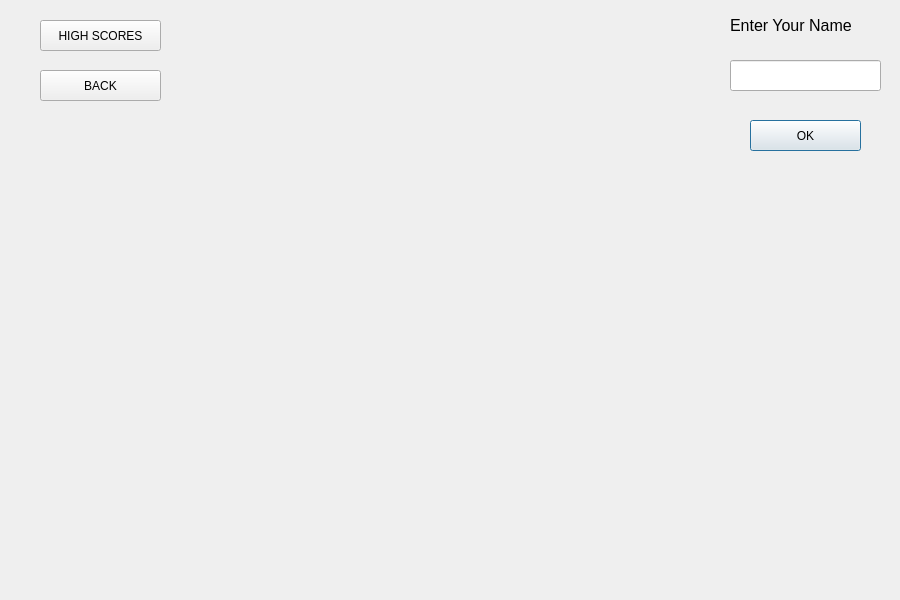
<?xml version="1.0" encoding="UTF-8"?>
<ui version="4.0">
 <class>Dialog4</class>
 <widget class="QDialog" name="Dialog4">
  <property name="geometry">
   <rect>
    <x>0</x>
    <y>0</y>
    <width>900</width>
    <height>600</height>
   </rect>
  </property>
  <property name="windowTitle">
   <string>Dialog</string>
  </property>
  <widget class="QPushButton" name="pushButton">
   <property name="geometry">
    <rect>
     <x>750</x>
     <y>120</y>
     <width>111</width>
     <height>31</height>
    </rect>
   </property>
   <property name="text">
    <string>OK</string>
   </property>
  </widget>
  <widget class="QLineEdit" name="lineEdit">
   <property name="geometry">
    <rect>
     <x>730</x>
     <y>60</y>
     <width>151</width>
     <height>31</height>
    </rect>
   </property>
  </widget>
  <widget class="QPushButton" name="pushButton_2">
   <property name="geometry">
    <rect>
     <x>40</x>
     <y>20</y>
     <width>121</width>
     <height>31</height>
    </rect>
   </property>
   <property name="text">
    <string>HIGH SCORES</string>
   </property>
  </widget>
  <widget class="QLabel" name="label">
   <property name="geometry">
    <rect>
     <x>730</x>
     <y>10</y>
     <width>151</width>
     <height>31</height>
    </rect>
   </property>
   <property name="font">
    <font>
     <pointsize>12</pointsize>
    </font>
   </property>
   <property name="text">
    <string>Enter Your Name</string>
   </property>
  </widget>
  <widget class="QLabel" name="label_2">
   <property name="geometry">
    <rect>
     <x>-30</x>
     <y>-10</y>
     <width>1071</width>
     <height>691</height>
    </rect>
   </property>
   <property name="text">
    <string/>
   </property>
   <property name="pixmap">
    <pixmap resource="home_image.qrc">:/pics/bike3.jpg</pixmap>
   </property>
   <property name="scaledContents">
    <bool>true</bool>
   </property>
  </widget>
  <widget class="QPushButton" name="pushButton_3">
   <property name="geometry">
    <rect>
     <x>40</x>
     <y>70</y>
     <width>121</width>
     <height>31</height>
    </rect>
   </property>
   <property name="text">
    <string>BACK</string>
   </property>
  </widget>
  <zorder>label_2</zorder>
  <zorder>pushButton_2</zorder>
  <zorder>pushButton</zorder>
  <zorder>lineEdit</zorder>
  <zorder>label</zorder>
  <zorder>pushButton_3</zorder>
 </widget>
 <resources>
  <include location="home_image.qrc"/>
 </resources>
 <connections/>
</ui>
